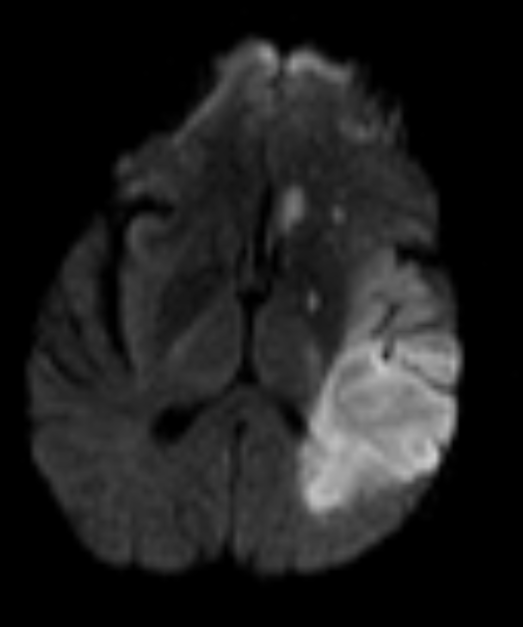
#> input picture model/862.jpg, 523 x 627 px
$ python -i preprocess.py   (imports and definitions only)
#> lines starting #> are read from the running program, lines starting #| are printed output that depends on the picture; after the words box and inside, x2 and y2 are one past the last pixel; in counts of white or black regions, pixels touching at a corner belong together
#> further down, picture is the input picture: shape (627, 523, 3); min 0, max 205, mean 30.3
import numpy as np
import cv2
import warnings

# [1 line not run here, left out]


def extract_roi_and_mask(image):
    """
    Robust ROI extraction for MRI:
    1. Blurs and Thresholds to find brain structure.
    2. Dilates to connect fragmented parts (like cerebellum).
    3. Crops the largest contour with padding.

    Args:
        image: OpenCV image (BGR format)

    Returns:
        ROI extracted image
    """
    img_copy = image.copy()
    gray = cv2.cvtColor(img_copy, cv2.COLOR_BGR2GRAY)

    # 1. Blur to remove fine noise (text)
    blurred = cv2.GaussianBlur(gray, (7, 7), 0)

    # 2. Otsu Thresholding
    _, thresh = cv2.threshold(blurred, 0, 255, cv2.THRESH_BINARY + cv2.THRESH_OTSU)
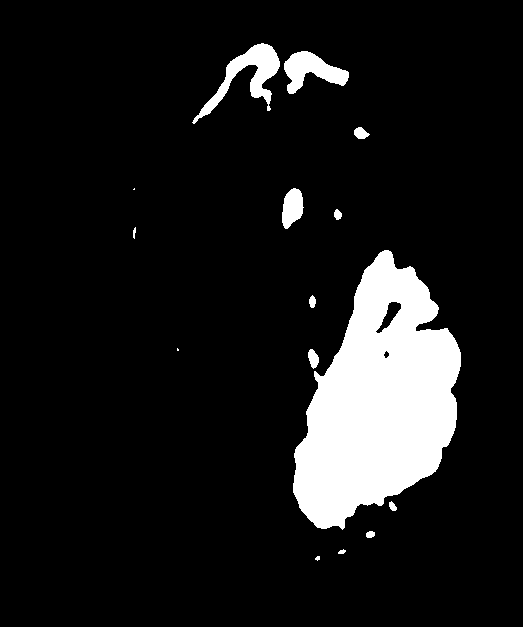
#> thresh: shape (627, 523); 10.2% white; 15 white regions (3 under 20 px), largest, box (x1, y1, x2, y2) and area: (293, 250, 461, 530) 28686, (192, 43, 280, 124) 1977, (284, 51, 349, 94) 1425

    # 3. Dilate to connect brain parts (Fixes the "fragmented brain" issue)
    kernel = np.ones((5, 5), np.uint8)
    dilated = cv2.dilate(thresh, kernel, iterations=3)
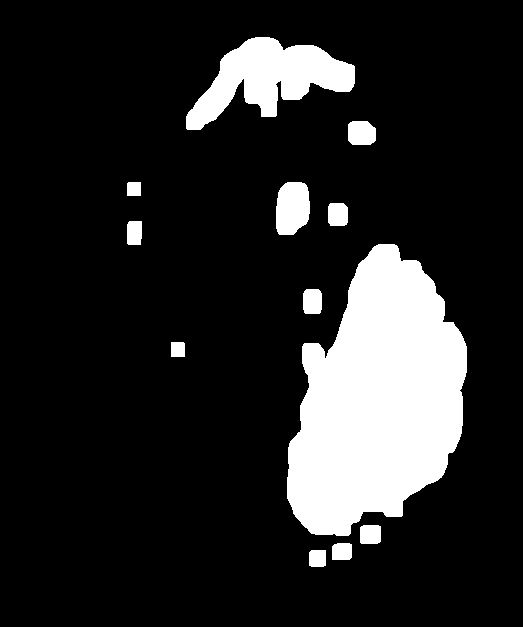
#> dilated: shape (627, 523); 14.7% white; 12 white regions

    # 4. Find Contours
    contours, _ = cv2.findContours(dilated, cv2.RETR_EXTERNAL, cv2.CHAIN_APPROX_SIMPLE)
#> contours = 12 contours; largest, box (x1, y1, x2, y2) and area: (287, 244, 467, 536) 35300, (186, 37, 355, 130) 7465, (276, 182, 310, 235) 1464, (348, 121, 376, 145) 567, (303, 289, 322, 314) 413

    if not contours:
        return image  # Fallback

    # Find largest contour (The Brain)
    c = max(contours, key=cv2.contourArea)
#> c = contour of 312 points, box (x1, y1, x2, y2) (287, 244, 467, 536), area 35300

    # Area Check: Ignore if the "brain" is tiny (likely noise)
    img_area = img_copy.shape[0] * img_copy.shape[1]
#> img_area = 327921
    if cv2.contourArea(c) < (0.05 * img_area):
        return image

    # 5. Masking (Black out the background)
    mask = np.zeros_like(gray)
    cv2.drawContours(mask, [c], -1, 255, -1)
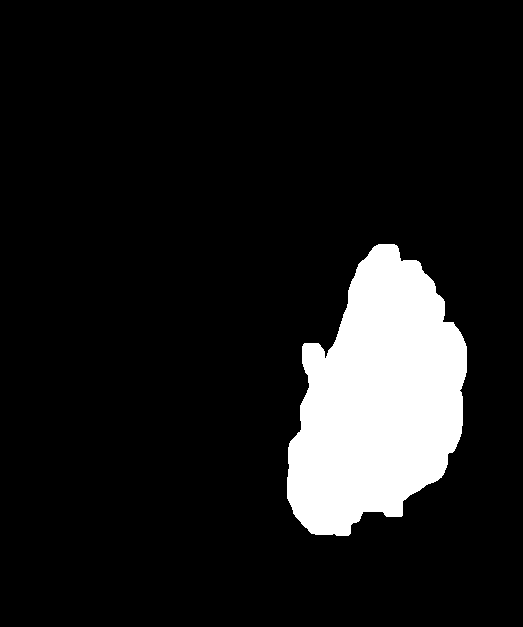
#> mask: shape (627, 523); 10.9% white; 1 white region, box (x1, y1, x2, y2) and area: (287, 244, 467, 536) 35690
    masked_image = cv2.bitwise_and(img_copy, img_copy, mask=mask)
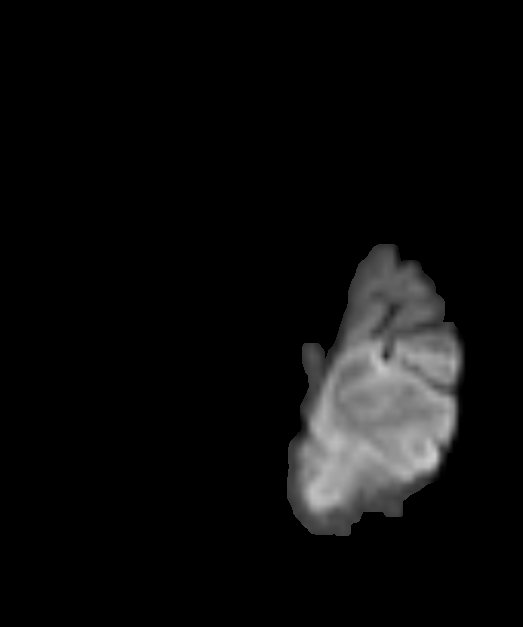
#> masked_image: shape (627, 523, 3); min 0, max 205, mean 12.3

    # 6. Cropping with Padding
    x, y, w, h = cv2.boundingRect(c)
#> x = 287; y = 244; w = 180; h = 292
    pad = 40  # Generous padding to verify we don't cut off lesions

    x_new = max(0, x - pad)
#> x_new = 247
    y_new = max(0, y - pad)
#> y_new = 204
    w_new = min(img_copy.shape[1] - x_new, w + 2*pad)
#> w_new = 260
    h_new = min(img_copy.shape[0] - y_new, h + 2*pad)
#> h_new = 372

    roi = masked_image[y_new:y_new+h_new, x_new:x_new+w_new]
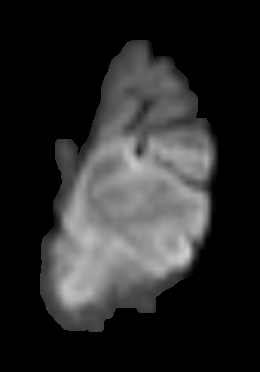
#> roi: shape (372, 260, 3); min 0, max 205, mean 41.6
    return roi


def normalize_and_clahe(image):
    """
    Standardizes MRI intensity using CLAHE (Contrast Limited Adaptive Histogram Equalization).

    Args:
        image: OpenCV image (BGR format)

    Returns:
        Enhanced image with normalized intensity
    """
    lab = cv2.cvtColor(image, cv2.COLOR_BGR2LAB)
#> lab: shape (372, 260, 3); mean of channels 0, 1, 2 44.3, 128, 128
    l, a, b = cv2.split(lab)
#> a: shape (372, 260); every value is 128

    # Apply CLAHE to L-channel
    clahe = cv2.createCLAHE(clipLimit=2.0, tileGridSize=(8, 8))
    cl = clahe.apply(l)
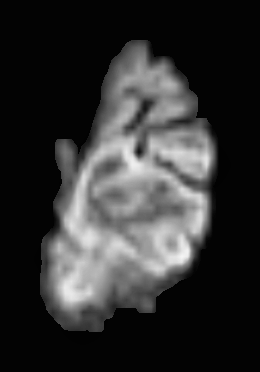
#> cl: shape (372, 260); min 2, max 245, mean 49.5

    limg = cv2.merge((cl, a, b))
#> limg: shape (372, 260, 3); mean of channels 0, 1, 2 49.5, 128, 128
    final = cv2.cvtColor(limg, cv2.COLOR_LAB2BGR)

    # Normalize to 0-255 range
    final_norm = cv2.normalize(final, None, alpha=0, beta=255, norm_type=cv2.NORM_MINMAX)
    return final_norm


def preprocess_mri_image(image):
    """
    Complete preprocessing pipeline for MRI images.
    Combines ROI extraction and CLAHE normalization.

    Args:
        image: OpenCV image (BGR format)

    Returns:
        Preprocessed image ready for model input
    """
    roi = extract_roi_and_mask(image)
    enhanced = normalize_and_clahe(roi)
    return enhanced

>>> import cv2
>>> picture = cv2.imread('../model/862.jpg')
>>> result = preprocess_mri_image(picture)

$ run again, on model/Kuppusamy GRE-8.jpg_Haemorrhagic_29.png
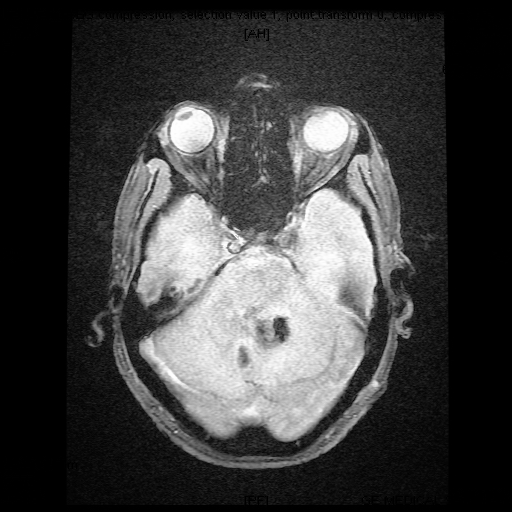
#> input picture model/Kuppusamy GRE-8.jpg_Haemorrhagic_29.png, 512 x 512 px
#> picture is the input picture: shape (512, 512, 3); min 0, max 255, mean 62.4
#> in extract_roi_and_mask, `_, thresh = cv2.threshold(blurred, 0, 255, cv2.THRESH_BINARY + cv2.THR..`:
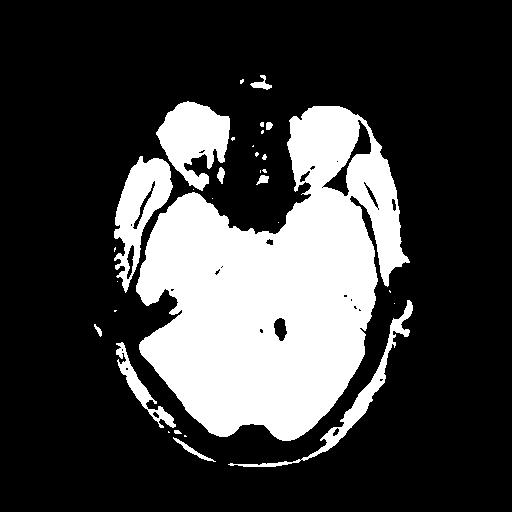
#> thresh: shape (512, 512); 24.6% white; 31 white regions (18 under 20 px), largest, box (x1, y1, x2, y2) and area: (136, 106, 410, 441) 53314, (156, 101, 230, 191) 3864, (114, 156, 173, 293) 3553
#> dilated: shape (512, 512); 34.5% white; 5 white regions
#> contours = 5 contours; box (x1, y1, x2, y2) and area: (108, 95, 419, 473) 88632, (246, 116, 279, 191) 1540, (234, 69, 278, 96) 869, (88, 318, 108, 343) 403, (108, 304, 123, 318) 182
#> c = contour of 528 points, box (x1, y1, x2, y2) (108, 95, 419, 473), area 88632
#> mask: shape (512, 512); 34.1% white; 1 white region, box (x1, y1, x2, y2) and area: (108, 95, 419, 473) 89385
#> x = 108; y = 95; w = 311; h = 378
#> x_new = 68
#> y_new = 55
#> w_new = 391
#> h_new = 457
#> lab: shape (457, 391, 3); mean of channels 0, 1, 2 77.7, 128, 128
#> a: shape (457, 391); every value is 128
#> in normalize_and_clahe, `cl = clahe.apply(l)`:
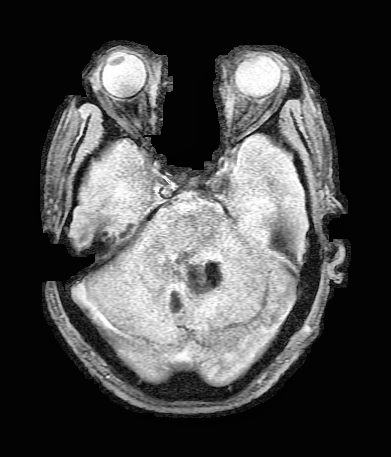
#> cl: shape (457, 391); min 1, max 255, mean 73.2
#> limg: shape (457, 391, 3); mean of channels 0, 1, 2 73.2, 128, 128

$ run again, on model/Kuppusamy SWI-21.jpg_Haemorrhagic_16.png
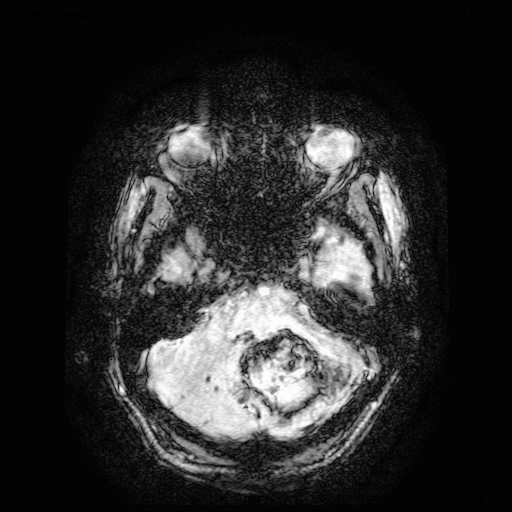
#> input picture model/Kuppusamy SWI-21.jpg_Haemorrhagic_16.png, 512 x 512 px
#> picture is the input picture: shape (512, 512, 3); min 0, max 255, mean 44.6
#> in extract_roi_and_mask, `_, thresh = cv2.threshold(blurred, 0, 255, cv2.THRESH_BINARY + cv2.THR..`:
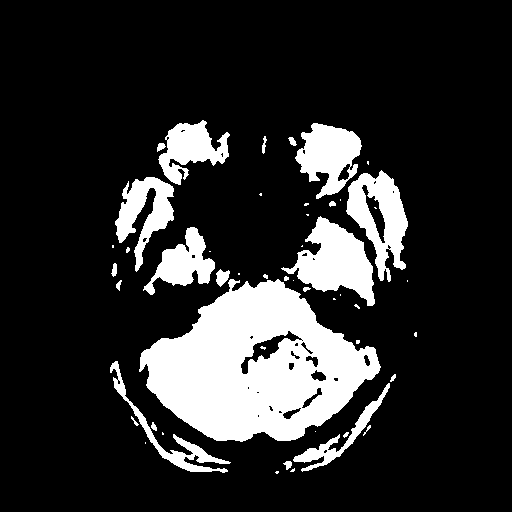
#> thresh: shape (512, 512); 17.1% white; 49 white regions (25 under 20 px), largest, box (x1, y1, x2, y2) and area: (139, 279, 381, 442) 23750, (281, 216, 375, 306) 4112, (346, 170, 408, 282) 3421
#> dilated: shape (512, 512); 28.7% white; 4 white regions
#> contours = 4 contours; box (x1, y1, x2, y2) and area: (104, 114, 414, 480) 73606, (256, 130, 273, 160) 432, (408, 326, 423, 343) 223, (253, 187, 268, 202) 195
#> c = contour of 734 points, box (x1, y1, x2, y2) (104, 114, 414, 480), area 73606
#> mask: shape (512, 512); 28.5% white; 1 white region, box (x1, y1, x2, y2) and area: (104, 114, 414, 480) 74819
#> x = 104; y = 114; w = 310; h = 366
#> x_new = 64
#> y_new = 74
#> w_new = 390
#> h_new = 438
#> lab: shape (438, 390, 3); mean of channels 0, 1, 2 58.3, 128, 128
#> a: shape (438, 390); every value is 128
#> in normalize_and_clahe, `cl = clahe.apply(l)`:
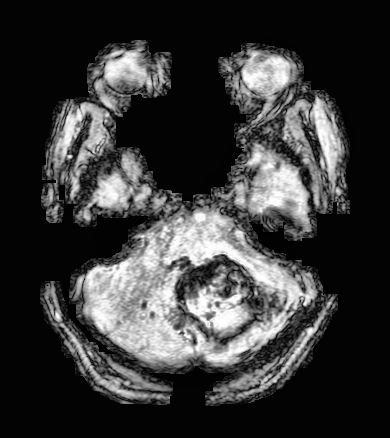
#> cl: shape (438, 390); min 1, max 255, mean 57
#> limg: shape (438, 390, 3); mean of channels 0, 1, 2 57, 128, 128
